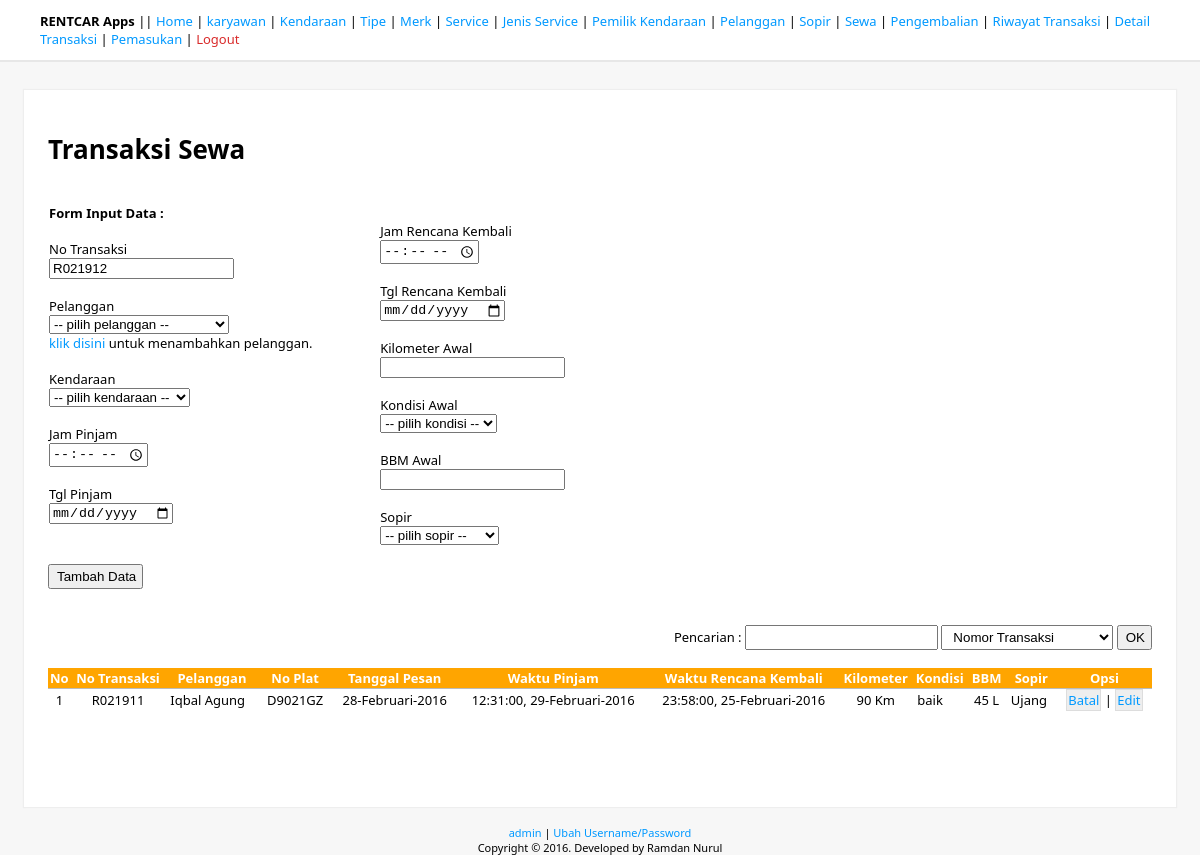
The page /sewa/index.php (signed in) on the database its author committed.
### tables this page shows
CREATE TABLE IF NOT EXISTS `tb_transaksi_sewa` (
  `NoTransaksi` varchar(7) NOT NULL,
  `NoKTP` varchar(20) NOT NULL,
  `NoPlat` varchar(20) NOT NULL,
  `TglPesan` date NOT NULL,
  `TglPinjam` date NOT NULL,
  `JamPinjam` time NOT NULL,
  `TglRencKembali` date NOT NULL,
  `JamRencKembali` time NOT NULL,
  `TglRealKembali` date NOT NULL,
  `JamRealKembali` time NOT NULL,
  `Denda` int(9) NOT NULL,
  `KilometerPinjam` int(12) NOT NULL,
  `KilometerKembali` int(12) NOT NULL,
  `BBMPinjam` int(6) NOT NULL,
  `BBMKembali` int(5) NOT NULL,
  `KondisiMobilPinjam` varchar(25) NOT NULL,
  `KondisiMobilKembali` varchar(25) NOT NULL,
  `Kerusakan` text NOT NULL,
  `BiayaKerusakan` int(10) NOT NULL,
  `BiayaBBM` int(9) NOT NULL,
  `IDSopir` varchar(7) NOT NULL,
  `StatusBayar` int(1) NOT NULL
);

### libs/pdo.class.crud.php (called while the page is built, shortened)
<?php
class crud extends PDO{
	public function select($tabel, $rows, $where = null, $order = null, $limit = null, $group = null){
		$command = 'SELECT '.$rows.' FROM '.$tabel;
		if ($where != null) {
			$command .=' WHERE '.$where;
		}
		if ($order != null) {
			$command .=' ORDER BY '.$order;
		}
		if ($limit != null) {
			$command .=' LIMIT '.$limit;
		}
		$query = parent::prepare($command);
		$query->execute();
		$posts = array();
		while ($row = $query->fetch(PDO::FETCH_ASSOC)) {
			$posts[] = $row;
		}
		return $this->result =  json_encode(array('stand'=>$posts));
	}
}
?>

### sewa/index.php (the view, shortened to what this page needs)
<?php
include("../libs/library.php");
$title_page = "Transaksi Sewa";
$db_table = "tb_transaksi_sewa";
$btn_submit = '<input type="submit" name="inp_submit" value="Tambah Data">';
$ambildata = json_decode($db->select($db_table,"*","TglRealKembali = '0000-00-00'"));
$dis_input = "";
$primary = "NoTransaksi";
$e_inp_kode = getKode($db->select($db_table,$primary,"","$primary DESC","0,1"),$primary,"R0");
$e_inp_pelanggan = "";
$e_inp_plat = "";
$e_inp_tgl_pinjam = "";
$e_inp_jam_pinjam = "";
$e_inp_tgl_renc_kembali = "";
$e_inp_jam_renc_kembali = "";
$e_inp_kilometer_awal = "";
$e_inp_kondisi_awal = "";
$e_inp_bbm_awal = "";
$e_inp_sopir = "";
$arrayPelanggan = get_array($db->select("tb_pelanggan","NoKTP,NmPelanggan"),"NoKTP","NmPelanggan");
$arraySopir = get_array($db->select("tb_sopir","IDSopir,NmSopir"),"IDSopir","NmSopir");
$fetchKendaraan = get_array($db->select("tb_kendaraan","NoPlat,IDType","StatusRental ='0'"),"NoPlat","IDType");
$s_filter = array(
 'NoTransaksi' => "Nomor Transaksi",
 'NoKTP' => "Nomor KTP Pelanggan"
);
?>
<!DOCTYPE html>
<html>
<head>
    <link rel="stylesheet" href="../css/main.css">
</head>
<body>
<?php echo get_navbar1() ?>
<div class="kotak-utama">
<h1><?php echo $title_page ?></h1>
<br>
    <form method="post">
<table width="100%" border="0">
 <tr>
  <td width="30%" valign="top">
   <strong class="title-form">Form Input Data :</strong> <br><br>
      No Transaksi <br>
      <input type="text" name="inp_kode" value="<?php echo $e_inp_kode ?>" <?php echo $dis_input ?> required><br><br>
      Pelanggan <br>
      <select name="inp_pelanggan" required>
      <option value="">-- pilih pelanggan --</option>
       <?php
        foreach($arrayPelanggan as $key => $value){
          $e_inp_pelanggan==$key?$statSelect="Selected":$statSelect="";
         ?>
         <?php
        }
        ?>
      </select><br>
      <a href="../pelanggan/?ref=transaksi">klik disini</a> untuk menambahkan pelanggan.<br><br>
      Kendaraan <br>
      <select name="inp_plat">
       <option value="">-- pilih kendaraan --</option>
           <?php
        foreach($fetchKendaraan as $key => $value){
          $e_inp_plat==$key?$statSelect="Selected":$statSelect="";
         ?>
         <?php
        }
        ?>
      </select>
      <input type="hidden" name="inp_plat2" value="<?php echo $e_inp_plat ?>" required><br><br>
      Jam Pinjam <br>
      <input type="time" name="inp_jam_pinjam" value="<?php echo $e_inp_jam_pinjam ?>" required><br><br>
      Tgl Pinjam <br>
      <input type="date" name="inp_tgl_pinjam" value="<?php echo $e_inp_tgl_pinjam ?>" required><br><br>
  </td>
  <td valign="top">
    <br>
     Jam Rencana Kembali <br>
      <input type="time" name="inp_jam_renc_kembali" value="<?php echo $e_inp_jam_renc_kembali ?>" required><br><br>
      Tgl Rencana Kembali <br>
      <input type="date" name="inp_tgl_renc_kembali" value="<?php echo $e_inp_tgl_renc_kembali ?>" required><br><br>
       Kilometer Awal <br>
      <input type="text" name="inp_kilometer_awal" value="<?php echo $e_inp_kilometer_awal ?>" required><br><br>
      Kondisi Awal <br>
      <select name="inp_kondisi_awal" required <?php echo @$dis_input2 ?>>
       <option value="">-- pilih kondisi --</option>
       <?php
      $kondisi = array(
     "baik" => "Baik",
     "rusak" => "Rusak"
     );
      foreach($kondisi as $key => $value){
       $e_inp_kondisi_awal==$key?$statSelect="Selected":$statSelect="";
       ?>
       <?php
      }
      ?>
      </select><br><br>
      BBM Awal <br>
      <input type="text" name="inp_bbm_awal" value="<?php echo $e_inp_bbm_awal ?>" required><br><br>
      Sopir <br>
      <select name="inp_sopir" required>
      <option value="">-- pilih sopir --</option>
       <?php
        foreach($arraySopir as $key => $value){
          $e_inp_sopir==$key?$statSelect="Selected":$statSelect="";
         ?>
         <?php
        }
        ?>
      </select><br><br>
  </td>
 </tr>
</table>
     <?php echo $btn_submit ?>
<br>
   </form>
<br>
<br>
<form method="post" action="?f" class="align-right">
    Pencarian : <input type="text" name="inp_cari" value="<?php echo @$e_safe_cari ?>">
    <select name="inp_filter">
     <?php
    foreach($s_filter as $key => $value){
     $e_safe_filter==$key?$statSelect="Selected":$statSelect="";
     ?>
     <option value="<?php echo $key ?>" <?php echo $statSelect ?>><?php echo $value ?></option>
     <?php
    }
    ?>
    </select>
    <input type="submit" name="inp_btn_cari" value="OK">
 </form>
  <br>
    <table class="table" width="100%">
    <thead>
     <tr>
      <th>No</th>
      <th>No Transaksi</th>
      <th>Pelanggan</th>
      <th>No Plat</th>
      <th>Tanggal Pesan</th>
      <th>Waktu Pinjam</th>
      <th>Waktu Rencana Kembali</th>
      <th>Kilometer</th>
      <th>Kondisi</th>
      <th>BBM</th>
      <th>Sopir</th>
      <th>Opsi</th>
     </tr>
    </thead>
    <?php
    if (!count($ambildata->stand)) {
     $standMessage = "<center>Data Kosong!</center>";
    }else{
    foreach($ambildata->stand as $idx => $stand){
    $idx++;
    echo "<tbody><tr>";
    ?>
    <td>
     <?php echo $idx ?>
    </td>
    <td>
     <?php echo $stand->NoTransaksi ?>
    </td>
    <td class="align-left">
     <?php echo $arrayPelanggan[$stand->NoKTP] ?>
    </td>
    <td>
     <?php echo $stand->NoPlat ?>
    </td>
    <td>
     <?php echo getFormatTanggal($stand->TglPesan) ?>
    </td>
    <td>
     <?php echo $stand->JamPinjam.", ".getFormatTanggal($stand->TglPinjam) ?>
    </td>
    <td>
     <?php echo $stand->JamRencKembali.", ".getFormatTanggal($stand->TglRencKembali) ?>
    </td>
    <td>
     <?php echo $stand->KilometerPinjam ?> Km
    </td>
    <td class="align-left">
     <?php echo $stand->KondisiMobilPinjam ?>
    </td>
    <td>
     <?php echo $stand->BBMPinjam ?> L
    </td>
    <td class="align-left">
     <?php echo $arraySopir[$stand->IDSopir] ?>
    </td>
    <td>
     <a href="?x/<?php echo $stand->NoTransaksi ?>">Batal</a> |
     <a href="?e/<?php echo $stand->NoTransaksi ?>">Edit</a>
    </td>
    <?php
    echo "</tr></tbody>";
    }}
    ?>
   </table>
   <br>
   <br>
   <br>
   <br>
</div>
 <br> <?php echo getFooter() ?> </body>
</html>

### css/main.css (style rules this page uses)
body { padding: 0; margin: 0; font-family: 'Segoe UI'; font-size: 13px; background: #F7F7F7; }
.kotak-utama { width: 92%; margin: auto; margin-top: 30px; padding: 2%; background: #FFF; box-shadow:0px 0px 1px 1px #EEE; }
.table > thead > tr { background: orange; color: #FFF; border-bottom: 1px solid #BBB; }
.table > tbody > tr > td { text-align: center; padding-left: 5px; padding-right: 5px; padding-top: 2px; padding-bottom: 2px; }
.table > tbody > tr > td > a { background: #eee; padding: 1px; border: 1px solid #DDD; transition: all ease 0.3s; }
.align-right { text-align: right!important; }
.align-left { text-align: left!important; }
table { border-collapse: collapse; }
a { text-decoration: none; color: #09f; cursor: pointer; }
form > input,form > select, form > select, form > textarea { padding: 3px; padding-left: 7px; padding-right: 5px; }

### rows shown on the page
tb_transaksi_sewa: NoTransaksi "R021911", NoKTP "Iqbal Agung", NoPlat "D9021GZ", TglPesan "28-Februari-2016", JamPinjam "12:31:00", TglPinjam "29-Februari-2016", JamRencKembali "23:58:00", TglRencKembali "25-Februari-2016", KilometerPinjam "90", KondisiMobilPinjam "baik", BBMPinjam "45", IDSopir "Ujang"

### other values the page prints
$title_page "Transaksi Sewa"
$_SESSION['config_username'] "admin"
form field inp_filter "Nomor Transaksi"
